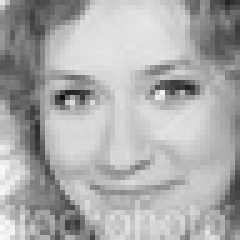
#> input picture images/FacialExpression/happy/happy-0001.jpg, 48 x 48 px, given in place of happy-0411.jpg, which was not available (shown 5 times larger)
$ jupyter execute main.ipynb   (older library calls are emulated)
#> lines starting #> are read from the running program, lines starting #| are printed output that depends on the picture; pictures that were not available may be replaced by others from this repository, and a replacement may not be noted
[cell 1]
from skimage import io
from matplotlib.pyplot import imshow
import pandas as pd
import numpy as np
import matplotlib.pyplot as plt
from scipy.stats import skew, kurtosis, entropy
from skimage.feature import graycomatrix, graycoprops
import matplotlib.ticker as ticker

[cell 2]
# Define the input
class_input = 'B'
absen_input = 12
type_input = 'Happy'
image_index_input = 1

[cell 3]
def get_images(absen, clas):
    all_class = ['a', 'b', 'c', 'd']
    start = 300 * (all_class.index(clas)) + (10 * (absen - 1)) + 1
    end = start + 9
    return list(range(start, end + 1))

[cell 4]
def load_image(type, imageKey):
#> called with type = 'happy', imageKey = 411
    return io.imread(f'images/FacialExpression/{type}/{type}-{imageKey:04d}.jpg')
#> returned value is the input picture: shape (48, 48); min 15, max 249, mean 171.6

[cell 5]
image = load_image(type_input.lower(), get_images(absen_input, class_input.lower())[image_index_input - 1])

[cell 6]
imshow(image)

[cell 7]
pd.DataFrame(image)
#> Out = table of 48 rows and 48 columns

[cell 8]
def color_histogram(image):
    fig, ax = plt.subplots(figsize=(8, 6))
    ax.hist(image.ravel(), bins=255, color='red', alpha=0.7, rwidth=0.85)
    ax.set_title('Colour Histogram', fontweight='bold', fontsize=16)
    ax.set_xlabel('Colour Distribution')
    ax.set_ylabel('Count')
    return None

color_histogram(image)
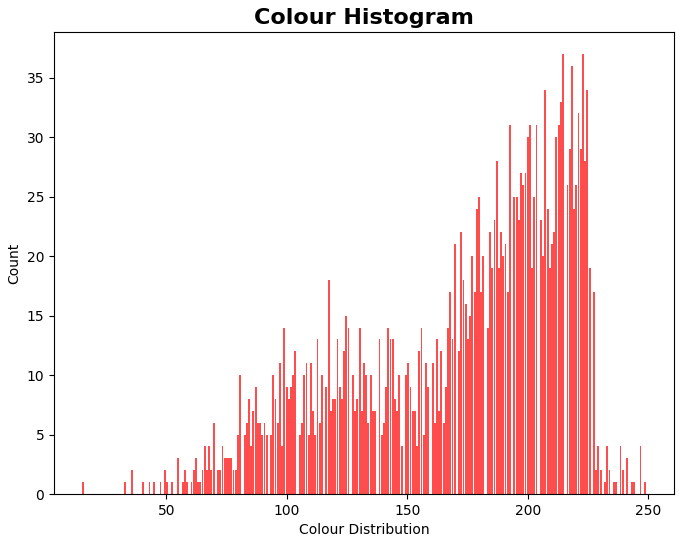
#> figure drawn by matplotlib, 1 panel

[cell 9]
def first_order(image):
    mean = np.mean(image)
#> mean = 171.6
    variance = np.var(image)
#> variance = 2014.6
    skewness = skew(np.reshape(image, (48 * 48)))
#> skewness = -0.746
    kurtos = kurtosis(np.reshape(image, (48 * 48)))
#> kurtos = -0.438
    entrop = entropy(np.reshape(image, (48 * 48)))
#> entrop = 7.7
    return mean, variance, skewness, kurtos, entrop

pd.DataFrame(first_order(image), index=['Mean', 'Variance', 'Skewness', 'Kurtosis', 'Entropy'], columns=['Value'])
#> Out = table of 5 rows and 1 columns

[cell 10]
def compute_glcm(image, angles):
    glcm = graycomatrix(image, distances=[1], angles=angles, levels=256, symmetric=True, normed=True)
    return glcm

[cell 11]
def glcm_matrix(image, metric_texture):
    matrix = []
    angles = [0, np.pi/4, np.pi/2, 3*np.pi/4]
    for i in metric_texture:
        row = []
        for j in angles:
            row.append(graycoprops(compute_glcm(image, [j]), prop=i)[0][0])
        matrix.append(row)
#> after the loop, matrix = [[13.71, 17.39, 12.66, 17.07], [0.893, 0.824, 0.895, 0.828], [0.122, 0.0934, 0.134, 0.102], [421.5, 691, 419.2, 676.9], [0.000553, 0.000476, 0.000547, 0.000508], [0.0235, 0.0218, 0.0234, 0.0225]]
    return matrix

metric_texture = ['dissimilarity', 'correlation', 'homogeneity', 'contrast', 'ASM', 'energy']
glcm_matrix = glcm_matrix(image, metric_texture)
#> glcm_matrix has the same summary as matrix in glcm_matrix
pd.DataFrame(glcm_matrix, index=['Dissimilarity', 'Correlation', 'Homogeneity', 'Contrast', 'ASM', 'Energy'], columns=[0, 45, 90, 135])
#> Out = table of 6 rows and 4 columns

[cell 12]
def texture_histogram(glcm_matrix, metric_texture):
    fig, ax = plt.subplots(nrows=2, ncols=3, figsize=(15, 6))
    fig.subplots_adjust(hspace=0.4)
    fig.suptitle('Texture Histogram', fontweight='bold', fontsize=16)
    ax = ax.ravel()
    for i, a in enumerate(ax):
        a.hist(glcm_matrix[i], bins=255, color='red', alpha=0.7, rwidth=0.85)
        a.set_title(metric_texture[i])
        a.grid()
        formatter = ticker.ScalarFormatter(useMathText=True)
        formatter.set_powerlimits((-2, 3))
        a.xaxis.set_major_formatter(formatter)
    return None

texture_histogram(glcm_matrix, metric_texture)
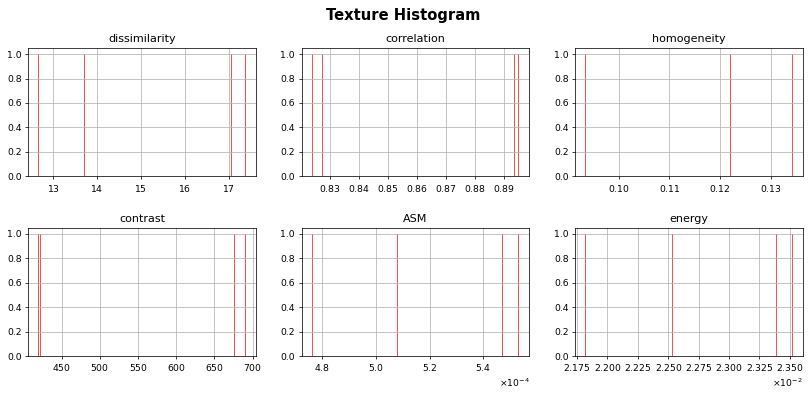
#> figure drawn by matplotlib, 6 panels

$ run again, on images/FacialExpression/sad/sad-0010.jpg
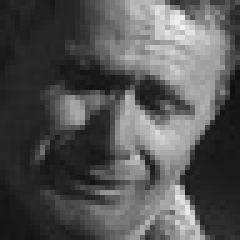
#> input picture images/FacialExpression/sad/sad-0010.jpg, 48 x 48 px, given in place of happy-0411.jpg, which was not available (shown 5 times larger)
#> in load_image, returned value is the input picture: shape (48, 48); min 14, max 241, mean 84.1
#> `pd.DataFrame(image)`: Out = table of 48 rows and 48 columns
#> `[cell 8] def color_histogram(image): fig, ax = plt.subplots(figsize=(8..`:
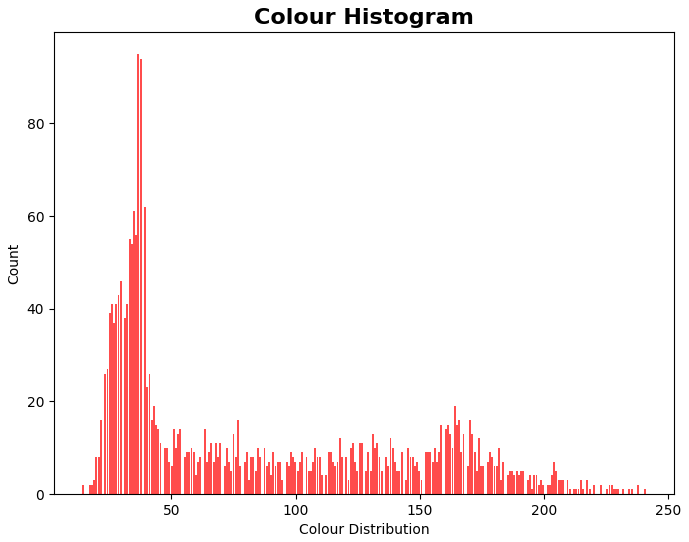
#> figure drawn by matplotlib, 1 panel; tallest bar 95 high, from x = 36.32 to 37.08
#> mean = 84.09
#> variance = 3299.9
#> skewness = 0.68
#> kurtos = -0.916
#> entrop = 7.52
#> `pd.DataFrame(first_order(image), index=['Mean', 'Variance', 'Skewness'..`: Out = table of 5 rows and 1 columns
#> after the loop in glcm_matrix, `for i in metric_texture:`: matrix = [[13.15, 15.2, 12.22, 17.47], [0.927, 0.908, 0.94, 0.874], [0.157, 0.148, 0.183, 0.146], [481.9, 610.5, 398.9, 836.3], [0.00106, 0.00105, 0.00129, 0.00101], [0.0326, 0.0324, 0.0359, 0.0318]]
#> glcm_matrix has the same summary as matrix in glcm_matrix
#> `pd.DataFrame(glcm_matrix, index=['Dissimilarity', 'Correlation', 'Homo..`: Out = table of 6 rows and 4 columns
